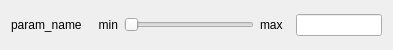
<?xml version="1.0" encoding="UTF-8"?>
<ui version="4.0">
 <class>_widget_top</class>
 <widget class="QWidget" name="_widget_top">
  <property name="geometry">
   <rect>
    <x>0</x>
    <y>0</y>
    <width>393</width>
    <height>50</height>
   </rect>
  </property>
  <property name="minimumSize">
   <size>
    <width>300</width>
    <height>30</height>
   </size>
  </property>
  <property name="windowTitle">
   <string>Param</string>
  </property>
  <layout class="QVBoxLayout" name="verticalLayout">
   <item>
    <layout class="QHBoxLayout" name="_layout_h" stretch="0,0,1,0,0">
     <item>
      <widget class="QLabel" name="_paramname_label">
       <property name="text">
        <string>param_name</string>
       </property>
      </widget>
     </item>
     <item>
      <widget class="QLabel" name="_min_val_label">
       <property name="minimumSize">
        <size>
         <width>30</width>
         <height>0</height>
        </size>
       </property>
       <property name="text">
        <string>min</string>
       </property>
       <property name="alignment">
        <set>Qt::AlignRight|Qt::AlignTrailing|Qt::AlignVCenter</set>
       </property>
      </widget>
     </item>
     <item>
      <widget class="QSlider" name="_slider_horizontal">
       <property name="sizePolicy">
        <sizepolicy hsizetype="Preferred" vsizetype="Fixed">
         <horstretch>0</horstretch>
         <verstretch>0</verstretch>
        </sizepolicy>
       </property>
       <property name="minimumSize">
        <size>
         <width>130</width>
         <height>0</height>
        </size>
       </property>
       <property name="pageStep">
        <number>1</number>
       </property>
       <property name="orientation">
        <enum>Qt::Horizontal</enum>
       </property>
      </widget>
     </item>
     <item>
      <widget class="QLabel" name="_max_val_label">
       <property name="minimumSize">
        <size>
         <width>30</width>
         <height>0</height>
        </size>
       </property>
       <property name="text">
        <string>max</string>
       </property>
      </widget>
     </item>
     <item>
      <widget class="QLineEdit" name="_paramval_lineEdit">
       <property name="sizePolicy">
        <sizepolicy hsizetype="Preferred" vsizetype="Fixed">
         <horstretch>0</horstretch>
         <verstretch>0</verstretch>
        </sizepolicy>
       </property>
       <property name="minimumSize">
        <size>
         <width>75</width>
         <height>20</height>
        </size>
       </property>
      </widget>
     </item>
    </layout>
   </item>
  </layout>
 </widget>
 <resources/>
 <connections/>
</ui>
